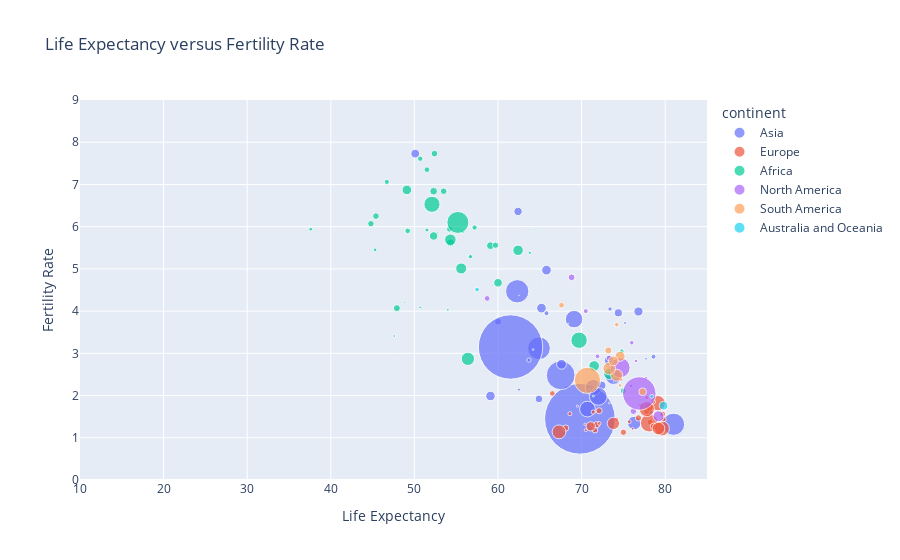

Source (notebook cell):
### Code cell
fig = px.scatter(data_frame = df_2000, 
                 x='life_expectancy', 
                 y='fertility_rate',
                title="Life Expectancy versus Fertility Rate",
                color="continent",
                 size = "population",
                size_max=50)
fig.update_xaxes(title_text="Life Expectancy")
fig.update_yaxes(title_text="Fertility Rate")
fig.update_layout(xaxis_range=[10,85])
fig.update_layout(yaxis_range=[0,9])
fig.show()

### Figure 1 — Plotly figure (JSON) as saved in the notebook; plotly's stock layout.template omitted (floating-point values rounded to 4 significant figures)
{"data": [{"hovertemplate": "continent=Asia<br>life_expectancy=%{x}<br>fertility_rate=%{y}<br>population=%{marker.size}<extra></extra>", "legendgroup": "Asia", "marker": {"color": "#636efa", "size": [19701940, 666855, 131280739, 564187, 330554, 12197905, 1269974572, 1053481072, 211540428, 65850062, 23574751, 6013711, 125714674, 4767476, 14956769, 22840218, 46206271, 1929470, 3235380, 23420751, 280384, 2397438, 23740145, 2239403, 138250487, 77932247, 593453, 21392273, 3918183, 18783745, 16354050, 6186152, 62693322, 63240157, 4501419, 3050128, 24518222, 80285563, 17795219], "sizemode": "area", "sizeref": 508000.0, "symbol": "circle"}, "mode": "markers", "name": "Asia", "orientation": "v", "showlegend": true, "type": "scatter", "x": [50.1, 73.7, 64.9, 65.9, 75.9, 60, 69.8, 61.5, 67.5, 71.4, 65.8, 78.6, 81, 73.4, 64.9, 59.1, 76.3, 77.7, 75.9, 73.3, 73, 62.5, 65.2, 75.2, 62.3, 69.1, 74.7, 76.8, 78.3, 72.4, 74.4, 65.8, 70.7, 73.8, 63.7, 73.3, 67.6, 72, 62.4], "xaxis": "x", "y": [7.73, 2.77, 3.12, 3.61, 2.4, 3.75, 1.45, 3.15, 2.48, 2.19, 4.97, 2.92, 1.32, 4.05, 1.92, 1.99, 1.35, 2.87, 2.23, 2.83, 3.27, 2.14, 4.07, 3.72, 4.47, 3.81, 3.24, 3.99, 1.6, 2.24, 3.96, 3.95, 1.68, 2.45, 2.84, 2.64, 2.74, 1.98, 6.36], "yaxis": "y"}, {"hovertemplate": "continent=Europe<br>life_expectancy=%{x}<br>fertility_rate=%{y}<br>population=%{marker.size}<extra></extra>", "legendgroup": "Europe", "marker": {"color": "#EF553B", "size": [3121965, 65399, 3076098, 8050884, 8117742, 9952055, 10268380, 3792878, 8000510, 4428069, 943287, 10263010, 5338283, 1399145, 5176482, 59387183, 4743591, 81895925, 10954032, 10224113, 281214, 3841574, 57147081, 2371481, 33282, 3486373, 436107, 387180, 4201088, 32081, 613557, 15894016, 4491572, 38486305, 10278542, 22128139, 27420, 9463306, 1988652, 40749800, 8872284, 7165581, 48746269, 58867004], "sizemode": "area", "sizeref": 508000.0, "symbol": "circle"}, "mode": "markers", "name": "Europe", "orientation": "v", "showlegend": true, "type": "scatter", "x": [74.7, 83.7, 71.3, 78.2, 66.5, 68.1, 77.8, 75.7, 71.6, 74.2, 77.7, 75, 77.1, 70.4, 77.8, 79.1, 71.4, 78.1, 78.6, 71.8, 80.5, 77.8, 79.6, 70.5, null, 72.1, 78.5, 79.2, 68.6, null, 73.3, 78.1, 78.6, 73.8, 76.8, 71.1, null, 72.1, 76.1, 79.2, 79.7, 79.8, 67.3, 77.8], "xaxis": "x", "y": [2.38, null, 1.3, 1.37, 2.05, 1.23, 1.63, 1.38, 1.18, 1.44, 1.71, 1.13, 1.77, 1.32, 1.73, 1.82, 1.61, 1.35, 1.27, 1.31, 2.01, 1.95, 1.22, 1.18, null, 1.34, 1.7, 1.59, 1.57, null, 1.82, 1.72, 1.85, 1.34, 1.47, 1.27, null, 1.64, 1.21, 1.22, 1.56, 1.44, 1.14, 1.68], "yaxis": "y"}, {"hovertemplate": "continent=Africa<br>life_expectancy=%{x}<br>fertility_rate=%{y}<br>population=%{marker.size}<extra></extra>", "legendgroup": "Africa", "marker": {"color": "#00cc96", "size": [31183658, 15058638, 6949366, 1736579, 6767073, 15927713, 438737, 3726048, 8343321, 547696, 722562, 68334905, 530896, 3535156, 66443603, 1231548, 1228863, 18824994, 8799165, 1315455, 31065820, 1856225, 2891968, 5337264, 15744811, 11193230, 11046926, 2711421, 1185143, 28950553, 18264536, 1897953, 11224523, 122876723, 8021875, 137164, 9860578, 81154, 4060709, 7385416, 44896856, 28079664, 1063715, 33991590, 4874735, 9699192, 23757636, 10585220, 12499981], "sizemode": "area", "sizeref": 508000.0, "symbol": "circle"}, "mode": "markers", "name": "Africa", "orientation": "v", "showlegend": true, "type": "scatter", "x": [73.3, 52.3, 57.2, 47.6, 46.7, 54.3, 68.4, 45.3, 51.5, 62.1, 60, 69.7, 52.9, 37.6, 52.1, 59.3, 63.6, 60, 54.2, 52.8, 55.6, 50.7, 55.8, 74.8, 59.1, 45.4, 53.5, 63.8, 71.4, 71.5, 52.3, 54, 52.4, 55.2, 49.2, 64.6, 59.7, 70.9, 51.5, 50.7, 56.4, 62.4, 48.8, 54.3, 56.7, 75, 49.1, 44.8, 47.9], "xaxis": "x", "y": [2.51, 6.84, 5.98, 3.41, 7.06, 5.62, 3.7, 5.45, 7.35, 5.32, 4.47, 3.31, 5.77, 5.94, 6.53, 4.6, 5.92, 4.67, 5.94, 5.85, 5.01, 4.09, 5.88, 3.05, 5.55, 6.25, 6.84, 5.38, 1.99, 2.7, 5.78, 4.03, 7.73, 6.1, 5.9, 4.69, 5.56, 2.15, 5.92, 7.61, 2.87, 5.44, 4.21, 5.69, 5.29, 2.11, 6.87, 6.07, 4.07], "yaxis": "y"}, {"hovertemplate": "continent=North America<br>life_expectancy=%{x}<br>fertility_rate=%{y}<br>population=%{marker.size}<extra></extra>", "legendgroup": "North America", "marker": {"color": "#ab63fa", "size": [77648, 297891, 269838, 247312, 30701903, 3925450, 11116787, 69679, 8562623, 5811836, 101620, 11688660, 8549202, 6243080, 2600095, 102808590, 5026792, 3028751, 1267980, 282895741], "sizemode": "area", "sizeref": 508000.0, "symbol": "circle"}, "mode": "markers", "name": "North America", "orientation": "v", "showlegend": true, "type": "scatter", "x": [73.8, 70.2, 74, 69, 79.2, 77.7, 76.2, 73.7, 73.3, 71.9, 70.5, 68.8, 58.7, 70.5, 74.4, 74.6, 76, 76.5, 69.5, 76.9], "xaxis": "x", "y": [2.32, 2.07, 1.77, 3.59, 1.51, 2.41, 1.63, null, 2.89, 2.93, 2.58, 4.8, 4.3, 4, 2.6, 2.66, 3.25, 2.82, 1.75, 2.05], "yaxis": "y"}, {"hovertemplate": "continent=South America<br>life_expectancy=%{x}<br>fertility_rate=%{y}<br>population=%{marker.size}<extra></extra>", "legendgroup": "South America", "marker": {"color": "#FFA15A", "size": [37057453, 8339512, 175786441, 15170387, 40403959, 12628596, 742218, 5302703, 25914875, 480751, 3321242, 24481477], "sizemode": "area", "sizeref": 508000.0, "symbol": "circle"}, "mode": "markers", "name": "South America", "orientation": "v", "showlegend": true, "type": "scatter", "x": [74.2, 67.6, 70.7, 77.3, 73.3, 73.2, 64.2, 74.2, 74.6, 69.7, 74.6, 73.8], "xaxis": "x", "y": [2.48, 4.14, 2.36, 2.09, 2.64, 3.07, 2.59, 3.68, 2.93, 2.74, 2.24, 2.82], "yaxis": "y"}, {"hovertemplate": "continent=Australia and Oceania<br>life_expectancy=%{x}<br>fertility_rate=%{y}<br>population=%{marker.size}<extra></extra>", "legendgroup": "Australia and Oceania", "marker": {"color": "#19d3f3", "size": [19107251, 811223, 84406, 52161, 10042, 3858234, 19174, 5374051, 174614, 412336, 97898, 9419, 185058], "sizemode": "area", "sizeref": 508000.0, "symbol": "circle"}, "mode": "markers", "name": "Australia and Oceania", "orientation": "v", "showlegend": true, "type": "scatter", "x": [79.8, 64.2, 59.8, 64.7, null, 78.4, null, 57.5, 70.8, 61.7, 69.6, null, 62.5], "xaxis": "x", "y": [1.76, 3.09, 3.88, null, null, 1.98, null, 4.51, 4.5, 4.72, 4.25, null, 4.37], "yaxis": "y"}], "layout": {"legend": {"itemsizing": "constant", "title": {"text": "continent"}, "tracegroupgap": 0}, "title": {"text": "Life Expectancy versus Fertility Rate"}, "xaxis": {"anchor": "y", "domain": [0, 1], "range": [10, 85], "title": {"text": "Life Expectancy"}}, "yaxis": {"anchor": "x", "domain": [0, 1], "range": [0, 9], "title": {"text": "Fertility Rate"}}}}
